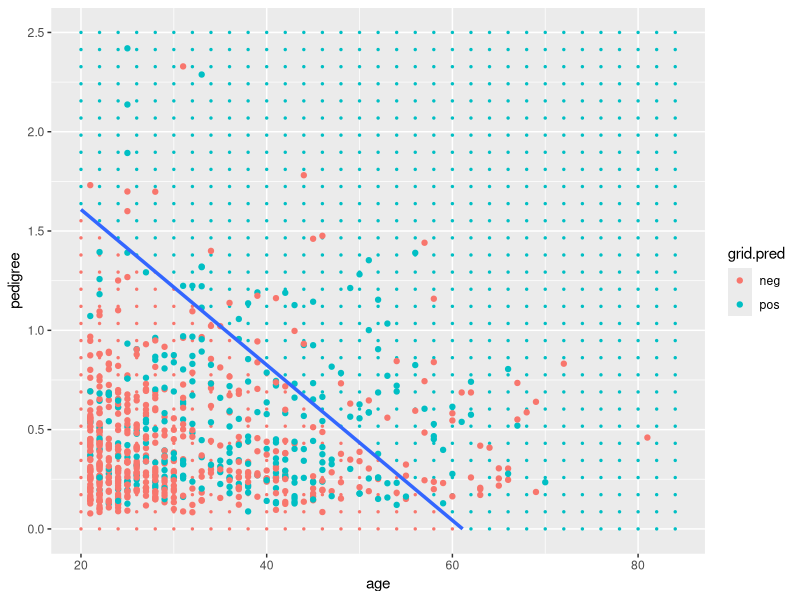

Reproduce this figure in R.
library(mlbench)
library(dplyr)
library(ggplot2)

data(PimaIndiansDiabetes)
pid <- PimaIndiansDiabetes

View(pid)

# Use pedigree and age
range(pid$pedigree)
range(pid$age)


grid.pedigree <- seq(0, 2.5, length.out=30)
grid.age <- seq(20,84, by=2)

grid <- expand.grid(
  age = grid.age,
  pedigree = grid.pedigree
  )

glm.fit <- glm(diabetes ~ age + pedigree,
               data = pid,
               family = binomial)

grid.prob <- predict(
  glm.fit,
  newdata = grid,
  type = "response"
)

grid <- grid %>%
  mutate(
    grid.prob = grid.prob,
    grid.pred = ifelse(grid.prob > .5, "pos", "neg"))

des.plot <- ggplot(data = grid, aes(x=age, y =pedigree)) +
  geom_point(mapping=aes(color=grid.pred), size=0.5) +
  geom_point(data = pid, mapping=(aes(x=age,y=pedigree,color=diabetes)))

des.plot + geom_contour(data = grid, aes(x=age,y=pedigree,z=grid.prob), binwidth=.5, size=1.2)




### knn


library(class)
library(mlbench)
library(dplyr)
data(Ionosphere)
ion <- select(Ionosphere, -V1, -V2)
ion.train <- ion[1:200,]
ion.test <- ion[-(1:200),]

train.data <- ion.train %>% select(-Class)
test.data <- ion.test %>% select(-Class)
train.label <- ion.train$Class
test.label <- ion.test$Class

knn.pred <- knn(train.data, test.data, train.label, 5)

